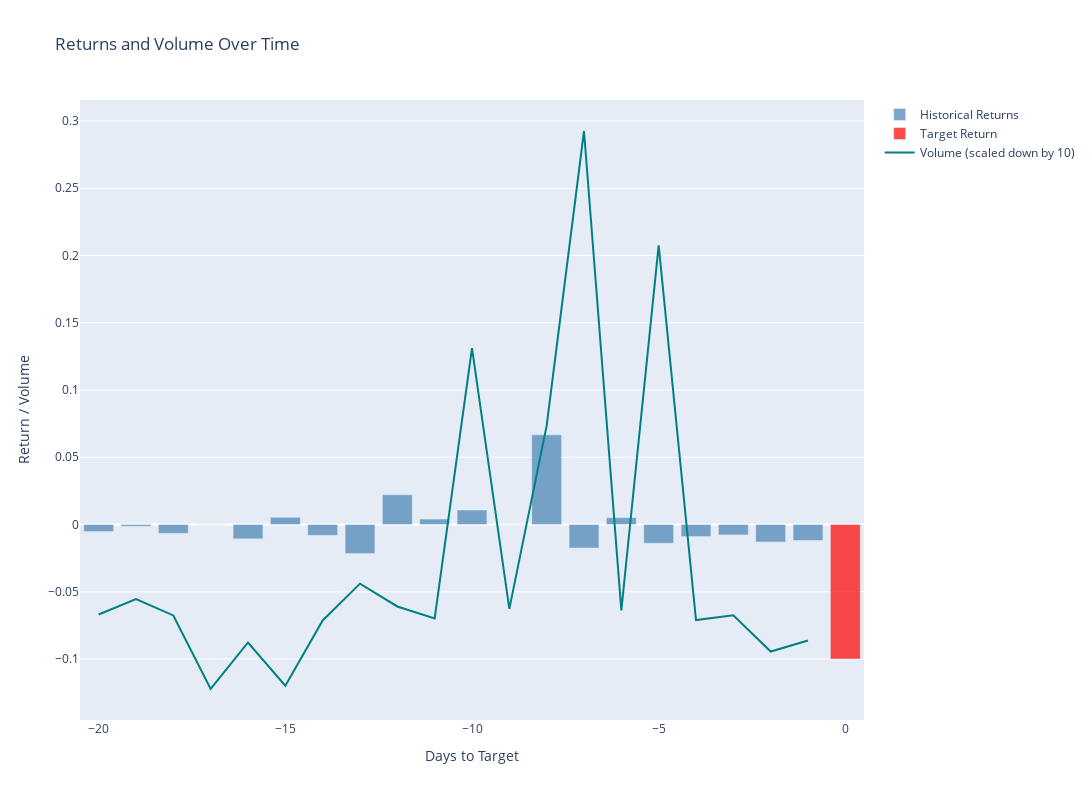

Here is the notebook cell this chart was saved with:
### Markdown cell above
#### Problem visualization

* Plot returns and volume
* Red bar is the target variable (RET) we are trying to predict

### Code cell
# Plot returns and volume
run_pipeline_node(
    "reporting",
    "plot_returns_volume_node",
    {
        "train_df": out["train_df"],
        "params:example_row_id": 2,
    },
)["returns_volume_plot"]

### Figure 1 — Plotly figure (JSON) as saved in the notebook; plotly's stock layout.template omitted (floating-point values rounded to 4 significant figures)
{"data": [{"marker": {"color": "steelblue"}, "name": "Historical Returns", "opacity": 0.7, "type": "bar", "x": [-20, -19, -18, -17, -16, -15, -14, -13, -12, -11, -10, -9, -8, -7, -6, -5, -4, -3, -2, -1], "y": [-0.00527, -0.001325, -0.006631, 0, -0.01068, 0.005398, -0.008054, -0.02165, 0.02213, 0.004059, 0.01078, 0, 0.06667, -0.0175, 0.005089, -0.01392, -0.008986, -0.007772, -0.01305, -0.0119]}, {"marker": {"color": "red"}, "name": "Target Return", "opacity": 0.7, "type": "bar", "x": [0], "y": [-0.1]}, {"line": {"color": "teal", "width": 2}, "name": "Volume (scaled down by 10)", "type": "scatter", "x": [-20, -19, -18, -17, -16, -15, -14, -13, -12, -11, -10, -9, -8, -7, -6, -5, -4, -3, -2, -1], "y": [-0.0669, -0.0554, -0.06762, -0.1223, -0.08772, -0.1199, -0.07134, -0.04398, -0.06093, -0.06989, 0.1311, -0.06277, 0.07349, 0.2926, -0.06384, 0.2075, -0.07107, -0.06747, -0.09446, -0.08623]}], "layout": {"height": 800, "showlegend": true, "title": {"text": "Returns and Volume Over Time"}, "width": 1200, "xaxis": {"title": {"text": "Days to Target"}}, "yaxis": {"title": {"text": "Return / Volume"}}}}
